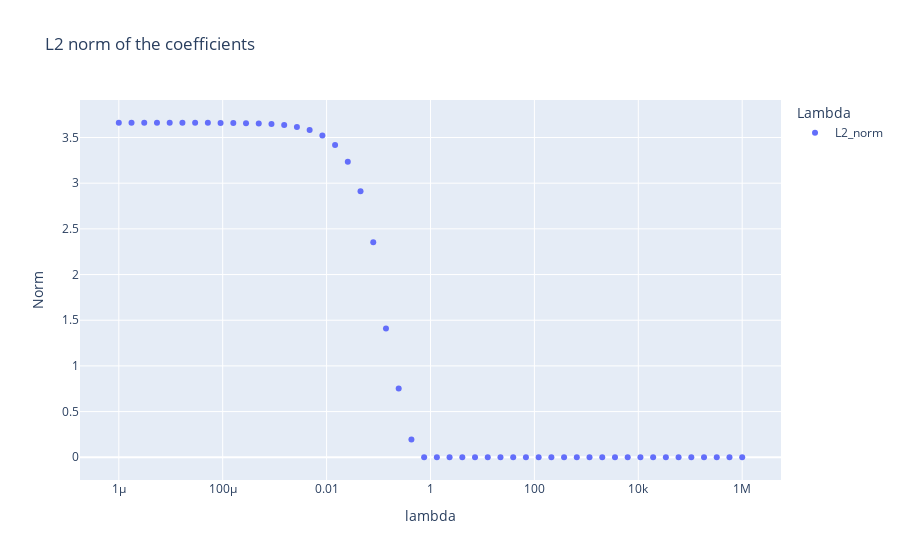

Notebook code cell kept with this figure:
### Markdown cell above
# Plotting the results

### Code cell
fig_rel = px.scatter(df_thetas_per_lambda, x='lambda', y=['L2_norm'], 
                 title='L2 norm of the coefficients', 
                 labels={'value': 'Norm', 'variable': 'Lambda'},
                 log_x=True)
fig_rel.show()

### Figure 1 — Plotly figure (JSON) as saved in the notebook; plotly's stock layout.template omitted (floating-point values rounded to 4 significant figures)
{"data": [{"hovertemplate": "Lambda=L2_norm<br>lambda=%{x}<br>Norm=%{y}<extra></extra>", "legendgroup": "L2_norm", "marker": {"color": "#636efa", "symbol": "circle"}, "mode": "markers", "name": "L2_norm", "orientation": "v", "showlegend": true, "type": "scatter", "x": [1e-06, 1.758e-06, 3.089e-06, 5.429e-06, 9.541e-06, 1.677e-05, 2.947e-05, 5.179e-05, 9.103e-05, 0.00016, 0.0002812, 0.0004942, 0.0008685, 0.001526, 0.002683, 0.004715, 0.008286, 0.01456, 0.0256, 0.04498, 0.07906, 0.1389, 0.2442, 0.4292, 0.7543, 1.326, 2.33, 4.095, 7.197, 12.65, 22.23, 39.07, 68.66, 120.7, 212.1, 372.8, 655.1, 1151.0, 2024.0, 3556.0, 6251.0, 10990.0, 19310.0, 33930.0, 59640.0, 104800.0, 184200.0, 323700.0, 569000.0, 1000000], "xaxis": "x", "y": [3.661, 3.661, 3.661, 3.661, 3.661, 3.661, 3.661, 3.661, 3.66, 3.659, 3.657, 3.653, 3.647, 3.636, 3.616, 3.582, 3.523, 3.418, 3.234, 2.913, 2.353, 1.41, 0.7532, 0.1941, 0, 0, 0, 0, 0, 0, 0, 0, 0, 0, 0, 0, 0, 0, 0, 0, 0, 0, 0, 0, 0, 0, 0, 0, 0, 0], "yaxis": "y"}], "layout": {"legend": {"title": {"text": "Lambda"}, "tracegroupgap": 0}, "title": {"text": "L2 norm of the coefficients"}, "xaxis": {"anchor": "y", "domain": [0, 1], "title": {"text": "lambda"}, "type": "log"}, "yaxis": {"anchor": "x", "domain": [0, 1], "title": {"text": "Norm"}}}}
